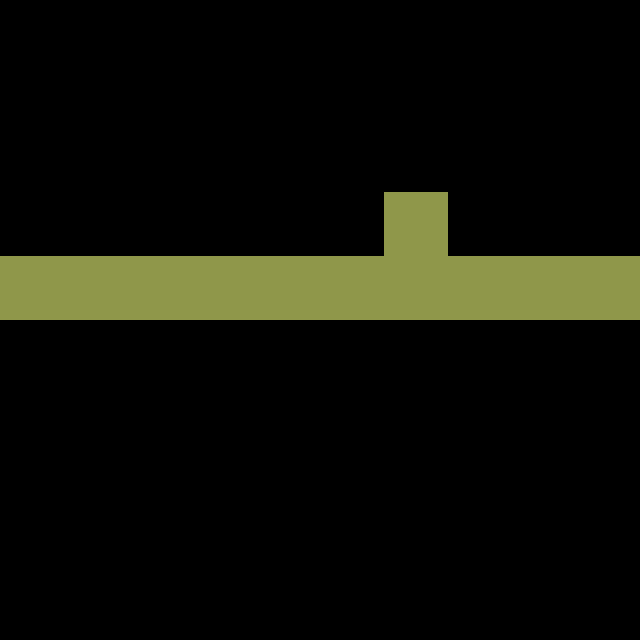

Below is a game level as drawn by its tile map, then a one-line description and the .tmx file that defines it, in full:
An orthogonal 10x10 tile map with 64x64 px tiles, 1 tile layer (Tile Layer 1).

<map version="1.4" tiledversion="1.4.3" orientation="orthogonal" renderorder="left-down" width="10" height="10" tilewidth="64" tileheight="64" infinite="0" nextlayerid="2" nextobjectid="1">
 <tileset firstgid="1" source="L1.tsx" />
 <layer id="1" name="Tile Layer 1" width="10" height="10">
  <data encoding="csv">
0,0,0,0,0,0,0,0,0,0,
0,0,0,0,0,0,0,0,0,0,
0,0,0,0,0,0,0,0,0,0,
0,0,0,0,0,0,1,0,0,0,
1,1,1,1,1,1,1,1,1,1,
0,0,0,0,0,0,0,0,0,0,
0,0,0,0,0,0,0,0,0,0,
0,0,0,0,0,0,0,0,0,0,
0,0,0,0,0,0,0,0,0,0,
0,0,0,0,0,0,0,0,0,0
</data>
 </layer>
</map>
